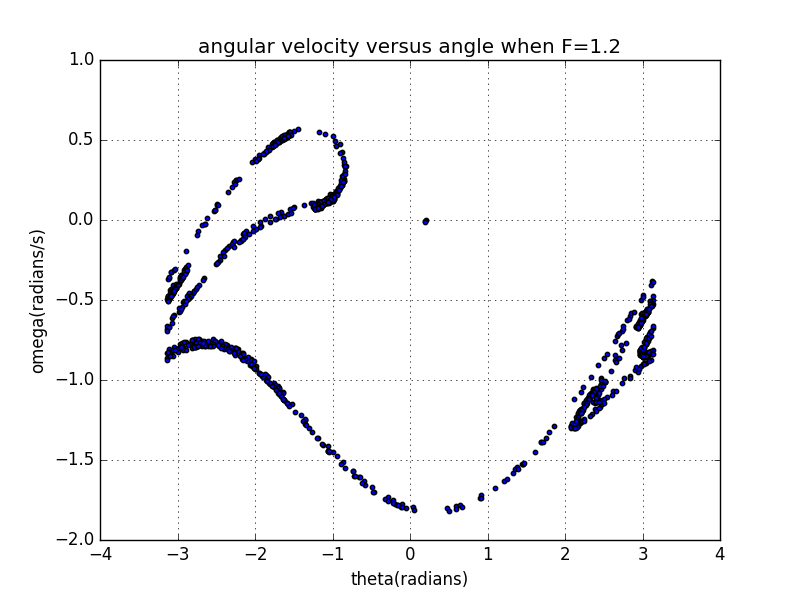

Source code (Python):
from __future__ import division
from math import *
from pylab import *

# define a function that given amplitude of force, gives angle,avelo and t

def change_amp(F):
    
    # define some constants

    q = 0.5
    l = 9.8
    g = 9.8
    f = 2/3
    dt = pi/100
    theta0 = 0.2
    omega0 = 0
    angle = [theta0]
    avelo = [omega0]
    t = [0]
    an=[theta0]
    av=[omega0] 

    # move the pendulum

    while t[-1] < 3000*pi:

        avelo_new = avelo[-1] - ((g/l)*sin(angle[-1]) + q*avelo[-1] - F*sin(f*t[-1]))*dt
        avelo.append(avelo_new)
        angle_new = angle[-1] + avelo[-1]*dt
        while angle_new > pi:
            angle_new -= 2*pi
        while angle_new < -pi:
            angle_new += 2*pi
        angle.append(angle_new)

        if t[-1]%(3*pi) <= dt:
            an.append(angle_new)
            av.append(avelo_new)

        t_new = t[-1] + dt
        t.append(t_new)
        

    return an,av


ang = change_amp(1.2)[0]
ave = change_amp(1.2)[1]



scatter(ang,ave,s=10)



title('angular velocity versus angle when F=1.2')
xlabel('theta(radians)')
ylabel('omega(radians/s)')

grid(True)



show()
